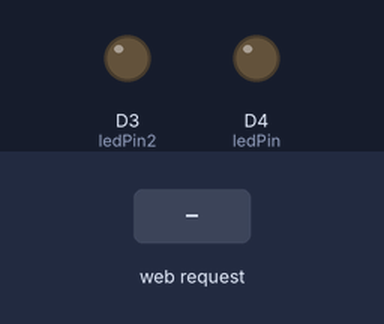
Bench run of a sketch on a simulated ESP8266 (NodeMCU). Parts: output pins drawn as LEDs (lit = HIGH). Inputs (shaded band) come from the test bench. WiFi joins after 1.5 s; servers stay silent unless stated; what the sketch prints to the serial monitor is not drawn.

Above: at 2.7 s.
2.8 s: HTTP request GET /LED=ON received
At 3.1 s:
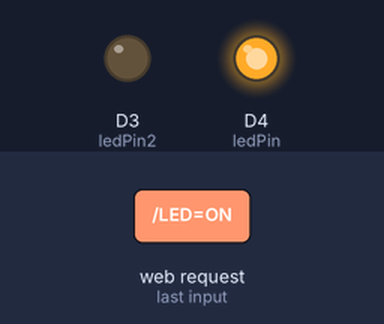
4.3 s: HTTP request GET /LED2=ON received
At 5.5 s:
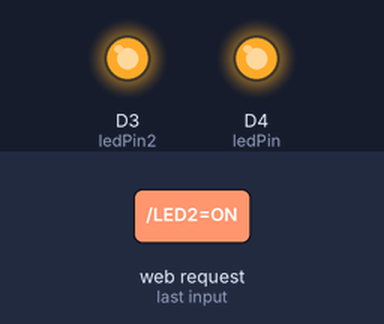
5.8 s: HTTP request GET /LED=OFF received
At 6.7 s:
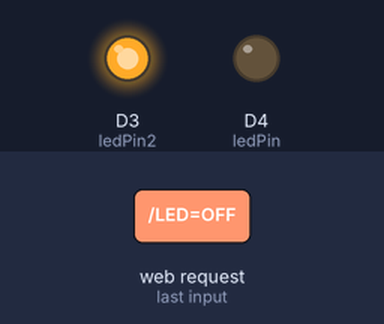
7.3 s: HTTP request GET /LED2=OFF received
At 7.8 s:
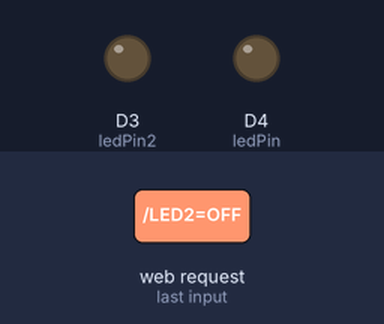
Timing chart, 0 to 9.8 s (numbered marks = the images above; inputs shaded):
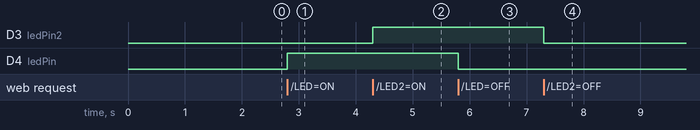

Measured:
- after the input at 2.8 s, D4 (ledPin): LOW → HIGH at once
- after the input at 4.3 s, D3 (ledPin2): LOW → HIGH at once
- after the input at 5.8 s, D4 (ledPin): HIGH → LOW at once
- after the input at 7.3 s, D3 (ledPin2): HIGH → LOW at once

The sketch:

vintepila_esp.ino
```cpp
#include <ESP8266WiFi.h>
const char* ssid = "GSeal2.4";
const char* password = "CP1143SM3BB";
int ledPin = D4; // GPIO2
int ledPin2 = D3; // GPIO2
WiFiServer server(80);
void setup() {
Serial.begin(115200);
delay(10);
pinMode(ledPin, OUTPUT);
digitalWrite(ledPin, LOW);
pinMode(ledPin2, OUTPUT);
digitalWrite(ledPin2, LOW);
// Connect to WiFi network
Serial.println();
Serial.println();
Serial.print("Conectando a ");
Serial.println(ssid);
WiFi.begin(ssid, password);
while (WiFi.status() != WL_CONNECTED) {
delay(500);
Serial.print(".");
}
Serial.println("");
Serial.println("WiFi conectado");
// Start the server
server.begin();
Serial.println("Servidor iniciado");
// Print the IP address
Serial.print("Use esta URL para conectar: ");
Serial.print("http://");
Serial.print(WiFi.localIP());
Serial.println("/");
}
void loop() {
// Check if a client has connected
WiFiClient client = server.available();
if (!client) {
return;
}
// Wait until the client sends some data
Serial.println("novo client");
while (!client.available()) {
delay(1);
}
// Read the first line of the request
String request = client.readStringUntil('\r');
Serial.println(request);
client.flush();
// Match the request
int value = LOW;
int value2 = LOW;
if (request.indexOf("/LED=ON") != -1) {
digitalWrite(ledPin, HIGH);
value = HIGH;
}
if (request.indexOf("/LED=OFF") != -1) {
digitalWrite(ledPin, LOW);
value = LOW;
}
if (request.indexOf("/LED2=ON") != -1) {
digitalWrite(ledPin2, HIGH);
value2 = HIGH;
}
if (request.indexOf("/LED2=OFF") != -1) {
digitalWrite(ledPin2, LOW);
value2 = LOW;
}
// Set ledPin according to the request
//digitalWrite(ledPin, value);
// Return the response
client.println("HTTP/1.1 200 OK");
client.println("Content-Type: text/html");
client.println(""); // do not forget this one
client.println("<!DOCTYPE HTML>");
client.println("<html>");
client.println("<meta charset ='utf-8'/>");
client.println("<meta name = 'viewport' content = 'width=device-width, initial-scale=1'>");
client.println(F("<link href='https://maxcdn.bootstrapcdn.com/bootstrap/3.3.1/css/bootstrap.min.css' rel='stylesheet'></link>"));
client.println("<div class='jumbotron'>");
client.println("<h1 class='text-center'>Automação da casa</h1>");
client.println("<h2 class='text-center'>Gabriel Seal</h2>");
client.println("</div>");
client.println("<div class='col-md-6'>");
client.println("<div class='alert alert-info text-center' role='alert'>Arcondicionado</div>");
client.println("<a class='btn btn-danger btn-lg center-block' href=\"/LED=OFF\"> Desligar </a>");
client.println("<br>");
client.println("<a class='btn btn-success btn-lg center-block' href=\"/LED=PLUS\"> Regular temp+</a>");
client.println("<br>");
client.println("<a class='btn btn-danger btn-lg center-block' href=\"/LED=DOWN\"> Regular temp-</a>");
client.println("<br>");
client.println("<a class='btn btn-success btn-lg center-block' href=\"/LED=ON\"> Ligar </a>");
client.println("</div>");
client.println("<div class='col-md-6'>");
client.println("<div class='alert alert-info text-center' role='alert'>Sala</div>");
client.println("<a class='btn btn-danger btn-lg center-block' href=\"/LED2=OFF\"> Desligar </a>");
client.println("<br>");
client.println("<a class='btn btn-success btn-lg center-block' href=\"/LED2=ON\"> Ligar </a>");
client.println("</div>");
client.println("</html>");
delay(1);
Serial.println("Client disonnected");
Serial.println("");
}
```
